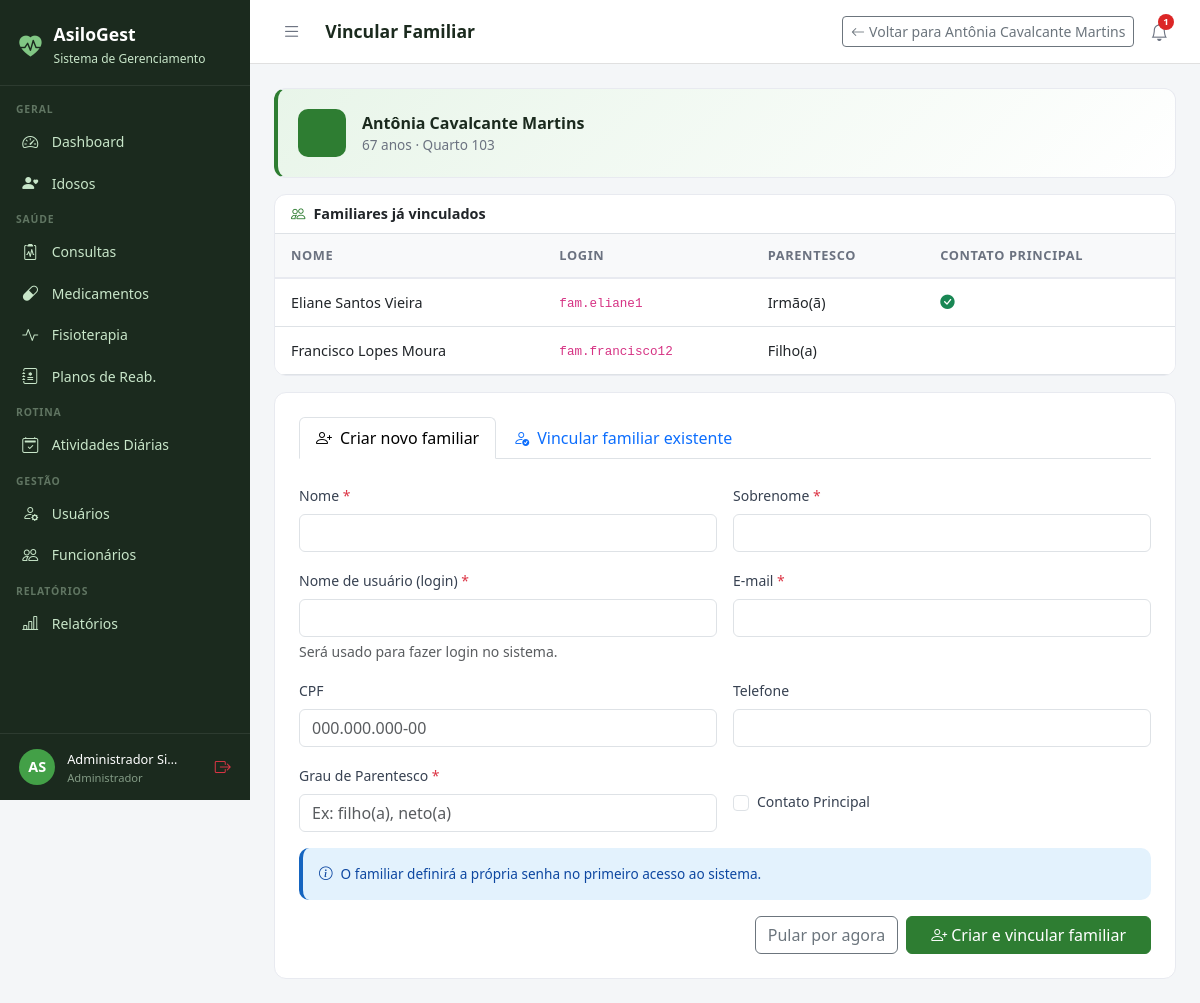
The app's page /idosos/41/vincular-familiar/ (signed in) with its own data.
### core/models.py (models this page shows, shortened)
class Usuario(AbstractUser):
    PERFIL_CHOICES = [
        ('administrador', 'Administrador'),
        ('medico', 'Médico'),
        ('fisioterapeuta', 'Fisioterapeuta'),
        ('enfermeiro', 'Enfermeiro(a)'),
        ('recepcionista', 'Recepcionista'),
        ('familiar', 'Familiar do Idoso'),
    ]
    perfil = models.CharField(
        max_length=20, choices=PERFIL_CHOICES,
        default='recepcionista', verbose_name='Perfil de Acesso'
    )
    telefone = models.CharField(max_length=15, blank=True, verbose_name='Telefone')
    cpf = models.CharField(max_length=14, unique=True, null=True, blank=True, verbose_name='CPF')
    foto = models.ImageField(upload_to='usuarios/', blank=True, null=True, verbose_name='Foto')
    data_nascimento = models.DateField(null=True, blank=True, verbose_name='Data de Nascimento')
    especialidade = models.CharField(
        max_length=100, blank=True, verbose_name='Especialidade',
        help_text='Preencha para Médico ou Fisioterapeuta'
    )
    data_admissao = models.DateField(null=True, blank=True, verbose_name='Data de Admissão')
    primeiro_acesso = models.BooleanField(
        default=True, verbose_name='Primeiro Acesso',
        help_text='Usuário deve definir senha no primeiro login'
    )
    ativo = models.BooleanField(default=True, verbose_name='Ativo')
    criado_em = models.DateTimeField(auto_now_add=True)
    class Meta:
        verbose_name = 'Usuário'
        verbose_name_plural = 'Usuários'
        ordering = ['first_name', 'last_name']
    def __str__(self):
        return f"{self.get_full_name()} ({self.get_perfil_display()})"
    @property
    def is_administrador(self):
        return self.perfil == 'administrador' or self.is_superuser
    @property
    def is_fisioterapeuta(self):
        return self.perfil == 'fisioterapeuta'
    @property
    def is_familiar(self):
        return self.perfil == 'familiar'
    @property
    def pode_ver_saude(self):
        return (self.is_administrador or self.is_medico
                or self.is_fisioterapeuta or self.is_enfermeiro)
    @property
    def pode_cadastrar_usuarios(self):
        return self.is_administrador or self.is_recepcionista
    @property
    def pode_administrar(self):
        return self.is_administrador

### idosos/models.py (models this page shows, shortened)
class Idoso(models.Model):
    SEXO_CHOICES = [('M', 'Masculino'), ('F', 'Feminino')]
    TIPO_SANGUINEO = [('A+','A+'),('A-','A-'),('B+','B+'),('B-','B-'),('AB+','AB+'),('AB-','AB-'),('O+','O+'),('O-','O-')]
    STATUS_CHOICES = [('ativo','Ativo'),('inativo','Inativo'),('internado','Internado'),('falecido','Falecido')]
    nome = models.CharField(max_length=150, verbose_name='Nome Completo')
    data_nascimento = models.DateField(verbose_name='Data de Nascimento')
    sexo = models.CharField(max_length=1, choices=SEXO_CHOICES)
    cpf = models.CharField(max_length=14, unique=True, null=True, blank=True)
    rg = models.CharField(max_length=20, blank=True)
    tipo_sanguineo = models.CharField(max_length=3, choices=TIPO_SANGUINEO, blank=True)
    foto = models.ImageField(upload_to='idosos/', blank=True, null=True)
    status = models.CharField(max_length=10, choices=STATUS_CHOICES, default='ativo')
    endereco = models.CharField(max_length=200, blank=True)
    cidade = models.CharField(max_length=100, blank=True)
    estado = models.CharField(max_length=2, blank=True)
    cep = models.CharField(max_length=9, blank=True)
    alergias = models.TextField(blank=True, verbose_name='Alergias')
    condicoes_medicas = models.TextField(blank=True, verbose_name='Condições Médicas')
    observacoes = models.TextField(blank=True, verbose_name='Observações Gerais')
    data_entrada = models.DateField(verbose_name='Data de Entrada')
    numero_quarto = models.CharField(max_length=10, blank=True, verbose_name='Quarto')
    criado_em = models.DateTimeField(auto_now_add=True)
    atualizado_em = models.DateTimeField(auto_now=True)
    class Meta:
        verbose_name = 'Idoso'
        verbose_name_plural = 'Idosos'
        ordering = ['nome']
    @property
    def idade(self):
        from datetime import date
        hoje = date.today()
        return hoje.year - self.data_nascimento.year - (
            (hoje.month, hoje.day) < (self.data_nascimento.month, self.data_nascimento.day)
        )

class FamiliarVinculo(models.Model):
    familiar = models.ForeignKey(Usuario, on_delete=models.CASCADE, related_name='idosos_vinculados', limit_choices_to={'perfil': 'familiar'})
    idoso = models.ForeignKey(Idoso, on_delete=models.CASCADE, related_name='familiares')
    parentesco = models.CharField(max_length=50, verbose_name='Parentesco')
    contato_principal = models.BooleanField(default=False, verbose_name='Contato Principal')
    criado_em = models.DateTimeField(auto_now_add=True)
    class Meta:
        verbose_name = 'Vínculo Familiar'
        verbose_name_plural = 'Vínculos Familiares'
        unique_together = ('familiar', 'idoso')

### idosos/views.py (the view, shortened to what this page needs)
# urls.py: path('<int:idoso_pk>/vincular-familiar/', views.vincular_familiar, name='vincular_familiar'),
@login_required
@admin_ou_recepcionista_required
def vincular_familiar(request, idoso_pk):
    idoso = get_object_or_404(Idoso, pk=idoso_pk)
    familiares_existentes = idoso.familiares.select_related('familiar').all()
    form_vincular = FamiliarVinculoForm(prefix='vincular', idoso=idoso)
    form_criar = CriarFamiliarForm(prefix='criar')
    return render(request, 'idosos/vincular_familiar.html', {
        'form_vincular': form_vincular,
        'form_criar': form_criar,
        'idoso': idoso,
        'familiares_existentes': familiares_existentes,
    })

### templates/idosos/vincular_familiar.html (shortened to what this page needs)
{% extends 'base.html' %}
{% block page_title %}Vincular Familiar{% endblock %}
{% block topbar_actions %}
<a href="{% url 'idosos:detalhe' idoso.pk %}" class="btn btn-sm btn-outline-secondary">
  <i class="bi bi-arrow-left me-1"></i>Voltar para {{ idoso.nome }}
</a>
{% endblock %}
{% block content %}
<div class="row g-3">
  <div class="col-12">
    <div class="stat-card" style="background:linear-gradient(135deg,#E8F5E9,#fff);border-left:4px solid #2E7D32;">
      <div class="d-flex align-items-center gap-3">
        <div class="stat-icon" style="background:#2E7D32;color:#fff;"></div>
        <div>
          <div style="font-weight:700;font-size:1rem;color:#1B2A1E;">{{ idoso.nome }}</div>
          <div style="font-size:.85rem;color:#6B7280;">{{ idoso.idade }} anos · Quarto {{ idoso.numero_quarto|default:"–" }}</div>
        </div>
      </div>
    </div>
  </div>
  {% if familiares_existentes %}
  <div class="col-12">
    <div class="table-card">
      <div class="px-3 py-2 border-bottom" style="font-weight:600;font-size:.9rem;">
        <i class="bi bi-people me-2" style="color:#2E7D32;"></i>Familiares já vinculados
      </div>
      <table class="table table-hover mb-0">
        <thead><tr><th>Nome</th><th>Login</th><th>Parentesco</th><th>Contato Principal</th></tr></thead>
        <tbody>
          {% for v in familiares_existentes %}
          <tr>
            <td>{{ v.familiar.get_full_name }}</td>
            <td><code>{{ v.familiar.username }}</code></td>
            <td>{{ v.parentesco }}</td>
            <td>{% if v.contato_principal %}<i class="bi bi-check-circle-fill text-success"></i>{% endif %}</td>
          </tr>
          {% endfor %}
        </tbody>
      </table>
    </div>
  </div>
  {% endif %}
  <div class="col-12">
    <div class="form-card">
      <ul class="nav nav-tabs mb-4" id="tabFamiliar">
        <li class="nav-item">
          <button class="nav-link active" data-bs-toggle="tab" data-bs-target="#tab-criar">
            <i class="bi bi-person-plus me-2"></i>Criar novo familiar
          </button>
        </li>
        <li class="nav-item">
          <button class="nav-link" data-bs-toggle="tab" data-bs-target="#tab-vincular">
            <i class="bi bi-person-check me-2"></i>Vincular familiar existente
          </button>
        </li>
      </ul>
      <div class="tab-content">
        <div class="tab-pane fade show active" id="tab-criar">
          <form method="post">
            <div class="row g-3">
              <div class="col-md-6">
                <label class="form-label">{{ form_criar.first_name.label }} <span class="text-danger">*</span></label>
                {{ form_criar.first_name }}
              </div>
              <div class="col-md-6">
                <label class="form-label">{{ form_criar.last_name.label }} <span class="text-danger">*</span></label>
                {{ form_criar.last_name }}
              </div>
              <div class="col-md-6">
                <label class="form-label">{{ form_criar.username.label }} <span class="text-danger">*</span></label>
                {{ form_criar.username }}
                <div class="form-text">Será usado para fazer login no sistema.</div>
              </div>
              <div class="col-md-6">
                <label class="form-label">{{ form_criar.email.label }} <span class="text-danger">*</span></label>
                {{ form_criar.email }}
              </div>
              <div class="col-md-6">
                <label class="form-label">{{ form_criar.cpf.label }}</label>
                {{ form_criar.cpf }}
              </div>
              <div class="col-md-6">
                <label class="form-label">{{ form_criar.telefone.label }}</label>
                {{ form_criar.telefone }}
              </div>
              <div class="col-md-6">
                <label class="form-label">{{ form_criar.parentesco.label }} <span class="text-danger">*</span></label>
                {{ form_criar.parentesco }}
              </div>
              <div class="col-md-6 d-flex align-items-center gap-2 mt-4">
                {{ form_criar.contato_principal }}
                <label class="form-check-label form-label mb-0">{{ form_criar.contato_principal.label }}</label>
              </div>
            </div>
            <div class="alert mt-3" style="background:#E3F2FD;border-left:4px solid #1565C0;color:#0D47A1;font-size:.85rem;">
              <i class="bi bi-info-circle me-2"></i>O familiar definirá a própria senha no primeiro acesso ao sistema.
            </div>
            <div class="d-flex gap-2 justify-content-end mt-3">
              <button type="submit" name="acao" value="pular" class="btn btn-outline-secondary">Pular por agora</button>
              <button type="submit" class="btn btn-primary px-4">
                <i class="bi bi-person-plus me-1"></i>Criar e vincular familiar
              </button>
            </div>
          </form>
        </div>
      </div>
    </div>
  </div>
</div>
{% endblock %}

### templates/base.html (shortened to what this page needs)
<!DOCTYPE html>
<html lang="pt-br">
<head>
  <link href="https://cdn.jsdelivr.net/npm/bootstrap@5.3.0/dist/css/bootstrap.min.css" rel="stylesheet">
  <link href="https://cdn.jsdelivr.net/npm/bootstrap-icons@1.11.0/font/bootstrap-icons.css" rel="stylesheet">
</head>
<body>
{% if user.is_authenticated %}
<div id="sidebar">
  <div class="sidebar-brand">
    <i class="bi bi-heart-pulse-fill" style="color:#81C784;font-size:1.4rem;"></i>
    <div>
      <h5 style="margin:0;">AsiloGest</h5>
      <small>Sistema de Gerenciamento</small>
    </div>
  </div>
  <nav class="sidebar-nav">
    <div class="nav-section">Geral</div>
    <a href="{% url 'dashboard' %}" class="sidebar-link {% if request.resolver_match.url_name == 'dashboard' %}active{% endif %}">
      <i class="bi bi-speedometer2"></i> Dashboard
    </a>
    <a href="{% url 'idosos:lista' %}" class="sidebar-link">
      <i class="bi bi-person-heart"></i>
      {% if user.is_familiar %}Meus Familiares{% else %}Idosos{% endif %}
    </a>
    {% if user.pode_ver_saude or user.is_familiar %}
    <div class="nav-section">Saúde</div>
    <a href="{% url 'consultas:lista' %}" class="sidebar-link">
      <i class="bi bi-clipboard2-pulse"></i> Consultas
    </a>
    <a href="{% url 'medicamentos:lista' %}" class="sidebar-link">
      <i class="bi bi-capsule"></i> Medicamentos
    </a>
    <a href="{% url 'fisioterapia:lista' %}" class="sidebar-link">
      <i class="bi bi-activity"></i> Fisioterapia
    </a>
    {% if user.pode_ver_saude and not user.is_familiar %}
    <a href="{% url 'fisioterapia:planos_lista' %}" class="sidebar-link">
      <i class="bi bi-journal-medical"></i> Planos de Reab.
    </a>
    {% endif %}
    {% endif %}
    <div class="nav-section">Rotina</div>
    <a href="{% url 'atividades:lista' %}" class="sidebar-link">
      <i class="bi bi-calendar2-check"></i> Atividades Diárias
    </a>
    {% if user.pode_cadastrar_usuarios %}
    <div class="nav-section">Gestão</div>
    <a href="{% url 'usuarios_lista' %}" class="sidebar-link">
      <i class="bi bi-person-gear"></i> Usuários
    </a>
    {% endif %}
    {% if user.pode_administrar %}
    <a href="{% url 'funcionarios:lista' %}" class="sidebar-link">
      <i class="bi bi-people"></i> Funcionários
    </a>
    {% endif %}
    {% if user.pode_ver_saude or user.pode_administrar %}
    <div class="nav-section">Relatórios</div>
    <a href="{% url 'relatorios:lista' %}" class="sidebar-link">
      <i class="bi bi-bar-chart-line"></i> Relatórios
    </a>
    {% endif %}
  </nav>
  <div class="sidebar-user">
    <div class="avatar">{{ user.first_name|first|upper }}{{ user.last_name|first|upper }}</div>
    <div class="info" style="min-width:0;flex:1;">
      <span>{{ user.get_full_name|truncatechars:18 }}</span>
      <small>{{ user.get_perfil_display }}</small>
    </div>
    <a href="{% url 'logout' %}" class="text-danger" title="Sair" style="flex-shrink:0;">
      <i class="bi bi-box-arrow-right"></i>
    </a>
  </div>
</div>
<div id="main">
  <div class="topbar">
    <div class="topbar-left">
      <button class="btn-toggle-sidebar" onclick="toggleSidebar()" title="Menu">
        <i class="bi bi-list"></i>
      </button>
      <h4>{% block page_title %}{% endblock %}</h4>
    </div>
    <div class="d-flex align-items-center gap-2">
      {% block topbar_actions %}{% endblock %}
      <div style="position:relative;">
        <button class="notif-btn" id="notifBtn" onclick="toggleNotif()" title="Notificações">
          <i class="bi bi-bell"></i>
          {% if notif_count %}
          <span class="notif-badge">{{ notif_count }}</span>
          {% endif %}
        </button>
      </div>
    </div>
  </div>
  <div class="content">
    {% block content %}{% endblock %}
  </div>
</div>
{% else %}
{% block full_content %}{% endblock %}
{% endif %}
</body>
</html>

### records on screen
Usuario: first_name|first "A", last_name|first "S", get_full_name "Administrador Si…", perfil "Administrador"
Idoso: nome "Antônia Cavalcante Martins", idade "67", numero_quarto "103"
FamiliarVinculo: familiar.get_full_name "Eliane Santos Vieira", familiar.username "fam.eliane1", parentesco "Irmão(ã)", contato_principal True (drawn)
FamiliarVinculo: familiar.get_full_name "Francisco Lopes Moura", familiar.username "fam.francisco12", parentesco "Filho(a)"

### other values on screen
{{ notif_count }} "1"
